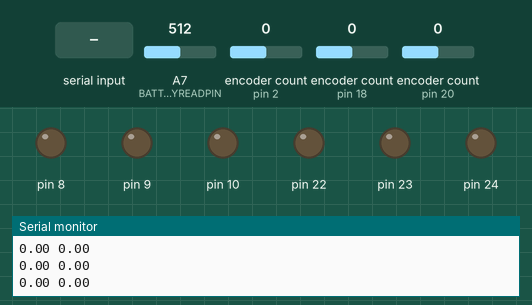
Recording of a sketch running on a simulated Arduino Mega 2560, built with avr-gcc and run on an emulated ATmega2560. Parts: output pins drawn as LEDs (lit = HIGH), the last lines printed to the serial monitor. The inputs (shaded band) are chosen by the test bench; at power-on: A7 (BATTERYREADPIN) = 512, encoder count (sensors on pin 2, pin 18, pin 20) 0.

Above: at 1.2 s.
1.3 s: "spread" received over the second serial link
At 2.4 s:
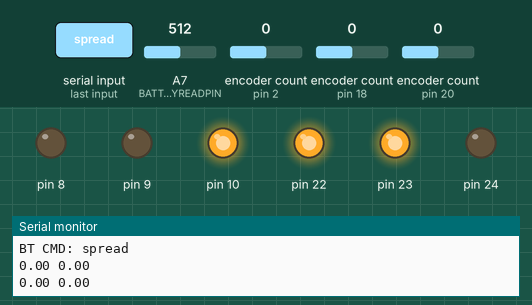
3.2 s: "F90\n" received over the second serial link
At 4.7 s:
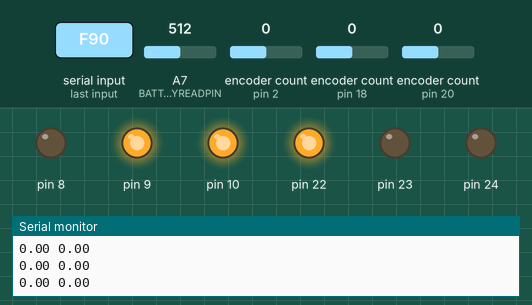
6.7 s: "F,45\n" received over the second serial link
At 8.0 s:
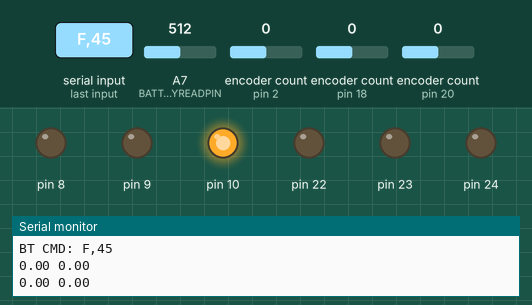
8.3 s: "B90\n" received over the second serial link
At 10.4 s:
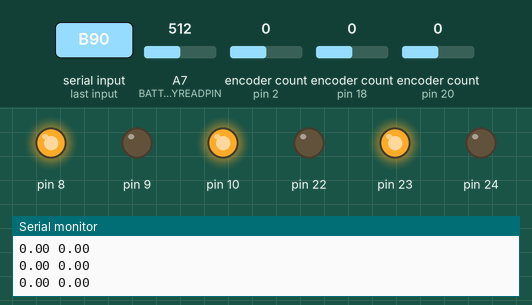
11.8 s: "F" received over the second serial link
At 12.0 s:
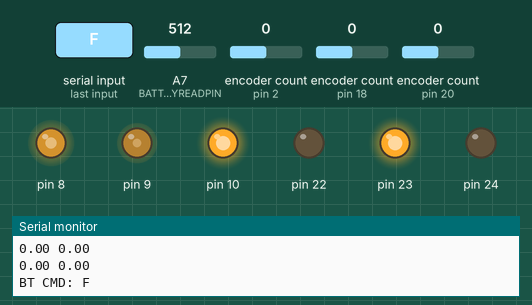
15.3 s: "spread" received over the second serial link
At 15.77 s:
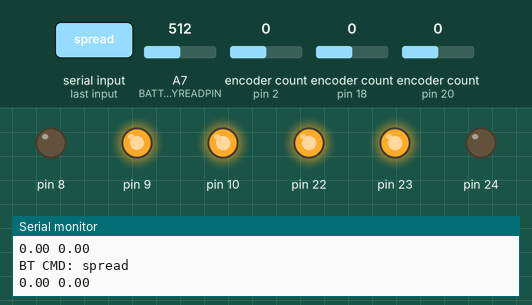
Timing chart, 0 to 18.3 s (numbered marks = the images above; inputs shaded):
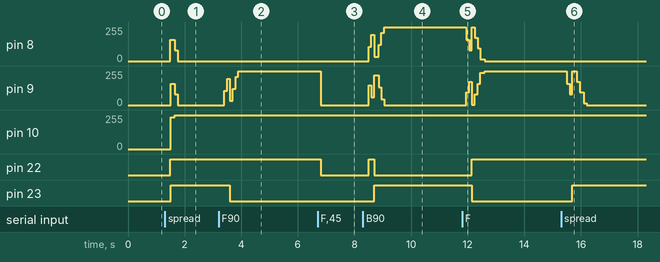

The sketch:

Main_Test_2.ino
```cpp
#include <TimerThree.h>

#include <Thread.h>
#include <ThreadController.h>

#include <Encoder.h>
#include <PID_v1.h>

#include <NewPing.h>

#define BACKWARD 0
#define FORWARD 1

#define BATTERYREADPIN A7

// *******
// Sonar
// *******

class SonarThread : public Thread
{
public:
  float distance;

  SonarThread (int trigPin, int echoPin, int maxDist) : Thread ()
  {
    m_sensor = new NewPing(trigPin, echoPin, maxDist);
    m_maxDist = maxDist;
  }

  void run ()
  {
    distance = 0;
    float tempDist;
    int countedPings = 0;
    for (int i = 0; i < m_repeatCount; i++)
    {
      tempDist = m_sensor->ping();
      if (tempDist == 0 || tempDist > m_maxDist * US_ROUNDTRIP_CM)
      {
        continue;
      }

      distance += tempDist;
      countedPings++;
    }

    if (countedPings > 0)
    {
      distance /= US_ROUNDTRIP_CM * countedPings;
    }

    if (distance > m_maxDist)
    {
      distance = 0;
    }

    runned();
  }

private:
  NewPing* m_sensor;
  int m_maxDist;

  const int m_repeatCount = 3;
};

SonarThread sonar1Thread = SonarThread(30, 30, 20);
SonarThread sonar2Thread = SonarThread(31, 31, 20);

// *******
// Motors
// *******

class MotorThread : public Thread
{
public:

  float encoderRpm;
  float shaftRpm;
  float shaftPos;

  MotorThread (String name, int pwmPin, int directionPin, int encoderAPin, int encoderBPin, int encoderPulsesPerRev, float gearRatio) : Thread()
  {
    m_name = name;

    m_pwmPin = pwmPin;
    m_directionPin = directionPin;

    pinMode(m_pwmPin, OUTPUT);
    pinMode(m_directionPin, OUTPUT);

    m_encoder = new Encoder(encoderAPin, encoderBPin);
    m_encoder2ShaftRatio = 1.0 / (gearRatio * (float)encoderPulsesPerRev);

    m_pid = new PID(&m_inputSpeed, &m_outputPwm, &m_setpointSpeed, 0.2, 10, 0.05, DIRECT);
    m_pid->SetOutputLimits(-255, 255);
    m_pid->SetMode(AUTOMATIC);
  }

  void run()
  {
    long currentEncoderPosition = m_encoder->read();
    long currentTime = micros();

    long encoderPositionDelta = currentEncoderPosition - m_lastEncoderPosition;
    long timeDelta = currentTime - m_lastEncoderReadTime;

    shaftPos = (float)currentEncoderPosition * m_encoder2ShaftRatio;

    encoderRpm = (float)encoderPositionDelta / timeDelta;
    shaftRpm = encoderRpm * 60 * 1000000 * m_encoder2ShaftRatio;

    // do PID

    m_inputSpeed = -shaftRpm;

    if (m_setpointSpeed != 0)
    {
      m_pid->Compute();
      setPwmDuty(m_outputPwm);

      //Serial.println(m_outputPwm);
    }
    else
    {
      m_pid->Compute();
      setPwmDuty(0);
    }

//    if (m_name == "Starboard Motor")
//    {
//      Serial.print(m_inputSpeed);
//      Serial.print(" ");
//      Serial.print(m_setpointSpeed);
//      Serial.print(" ");
//      Serial.println(m_outputPwm);
//    }

    // save for next run

    m_lastEncoderPosition = currentEncoderPosition;
    m_lastEncoderReadTime = currentTime;

    runned();
  }

  void setDesiredSpeed(double speed)
  {
    if (sign(m_setpointSpeed) != sign(speed))
    {
      // go to zero first

    }

    m_setpointSpeed = speed;

//    if (m_setpointSpeed == 0)
//    {
//      m_pid->SetMode(MANUAL);
//    }
//    else
//    {
//      m_pid->SetMode(AUTOMATIC);
//    }
  }

  float getPwm()
  {
    return m_outputPwm;
  }

  float getShaftPos()
  {
    return shaftPos;
  }

  float getEncoderRpm()
  {
    return encoderRpm;
  }

  float getShaftRpm()
  {
    return shaftRpm;
  }

private:
  String m_name;

  int m_pwmPin;
  int m_directionPin;
  Encoder* m_encoder;

  PID* m_pid;
  double m_inputSpeed, m_setpointSpeed;
  double m_outputPwm;

  float m_encoder2ShaftRatio;

  long m_lastEncoderPosition;
  long m_lastEncoderReadTime;

  // speed value between -255 and 255
  void setPwmDuty (double duty)
  {
    int direction;
    if (duty > 0)
    {
      direction = FORWARD;
    }
    else
    {
      direction = BACKWARD;
    }

    duty = abs(duty);

    if (duty > 255)
    {
      duty = 255;
    }

    if (direction == HIGH)
    {
      analogWrite(m_pwmPin, (int)(255 - duty));
    }
    else
    {
      analogWrite(m_pwmPin, (int)duty);
    }

    digitalWrite(m_directionPin, direction);
  }

  int sign (double value)
  {
    if (value > 0)
    {
      return 1;
    }
    if (value < 0)
    {
      return -1;
    }
    return 0;
  }
};

MotorThread starboardMotorThread("Starboard Motor", 8, 22, 2, 3, 44, 64.99); // the one by itself
MotorThread portsideMotorThread("Portside Motor", 9, 23, 18, 19, 44, 64.99);
MotorThread agitatorMotorThread("Agitator Motor", 10, 24, 20, 21, 44, 40);

// *******
// Battery
// *******

//class VoltTime
//{
//public:
//  float voltage;
//  long time;
//
//  VoltTime(float _voltage, long _time)
//  {
//    voltage = _voltage;
//    time = _time;
//  }
//
//};

class BatteryThread : public Thread
{
public:
  float lastVoltage;

  bool isCriticallyLow = false;

  BatteryThread (int readPin) : Thread ()
  {
    m_readPin = readPin;

//    m_voltages = LinkedList<VoltTime>();
  }

  void run ()
  {
    lastVoltage = readBatteryVoltage();

    // low voltage check
    if (lastVoltage < 11.5)
    {
      if (!m_hasSentLowVoltageMessage)
      {
        Serial2.print("Battery critically low at ");
        Serial2.print(lastVoltage);
        Serial2.println("V");

        m_hasSentLowVoltageMessage = true;
      }
    }
    else if (lastVoltage < 11.3)
    {
      // 11.1V should be the lowest limit
      Serial2.print("Battery critically low at ");
      Serial2.print(lastVoltage);
      Serial2.println("V");

      isCriticallyLow = true;
    }
    else
    {
      isCriticallyLow = false;
      m_hasSentLowVoltageMessage = false;
    }

    // add log
//    VoltTime voltTime(lastVoltage, millis());
//    m_voltages.add(voltTime);

    runned();
  }

  float readBatteryVoltage()
  {
    int value = 0;

    int i;
    for (i = 0; i < 3; i++)
      value += analogRead(m_readPin);
    value /= i;

    // compensate for voltage divider
    float multiplier = (float)(4700 + 2200) / 2200;

    return (multiplier * value) * (5.00 / 1023.00);
  }

private:
  int m_readPin;

  bool m_hasSentLowVoltageMessage;

//  LinkedList<VoltTime> m_voltages;
};

BatteryThread batteryThread = BatteryThread(BATTERYREADPIN);

// *******
// Bluetooth
// *******

Thread btCheckThread = Thread();

void checkBT()
{
  if (Serial2.available())
  {
    String message = "";

    char c;
    while (Serial2.available() > 0)
    {
      c = (char)Serial2.read();
      if (c != 92)
      {
        message += c;
      }
      else
      {
        break;
      }
    }

    Serial.print("BT CMD: ");
    Serial.println(message);

    if (message[0] == 'F')
    {
      if (message.length() == 1)
      {
        starboardMotorThread.setDesiredSpeed(80);
        portsideMotorThread.setDesiredSpeed(-80);
      }
      else
      {
        String numStr = message.substring(1, message.length());
        int speed = (int)numStr.toInt();
        starboardMotorThread.setDesiredSpeed(speed);
        portsideMotorThread.setDesiredSpeed(-speed);
      }
    }
    else if (message[0] == 'B')
    {
      if (message.length() == 1)
      {
        starboardMotorThread.setDesiredSpeed(-80);
        portsideMotorThread.setDesiredSpeed(80);
      }
      else
      {
        String numStr = message.substring(1, message.length());
        int speed = (int)numStr.toInt();
        starboardMotorThread.setDesiredSpeed(-speed);
        portsideMotorThread.setDesiredSpeed(speed);
      }
    }
    else if (message == "stop")
    {
      starboardMotorThread.setDesiredSpeed(0);
      portsideMotorThread.setDesiredSpeed(0);
      agitatorMotorThread.setDesiredSpeed(0);
    }
    else if (message == "dispense")
    {
      agitatorMotorThread.setDesiredSpeed(-1000);
    }
    else if (message == "spread")
    {
      starboardMotorThread.setDesiredSpeed(80);
      portsideMotorThread.setDesiredSpeed(80);
      agitatorMotorThread.setDesiredSpeed(-200);
    }
    else if (message == "bat")
    {
      Serial2.print("Battery at ");
      Serial2.print(batteryThread.readBatteryVoltage());
      Serial2.println("V");
    }
    else if (message == "time")
    {
//      Serial2.println(getTimeString());
    }
  }

  if (Serial2.available() > 0)
  {
    // more commands
    checkBT();
  }
}

// *******
// I2C
// *******

//#define SDA_PORT PORTB
//#define SDA_PIN 5
//#define SCL_PORT PORTB
//#define SCL_PIN 6
//#include <SoftWire.h>
//
//SoftWire Wire = SoftWire();
//
//// *******
//// DateTime Chip
//// *******
//
//byte decToBcd(byte val)
//{
//  return( (val/10*16) + (val%10) );
//}
//
//// Convert binary coded decimal to normal decimal numbers
//byte bcdToDec(byte val)
//{
//  return( (val/16*10) + (val%16) );
//}
//
//void SetTime(byte second, byte minute, byte hour, byte dayOfWeek, byte dayOfMonth, byte month, byte year)
//{
//  // sets time and date data to DS3231
//  Wire.beginTransmission(0x68);
//
//  Wire.write(0); // set next input to start at the seconds register
//  Wire.write(decToBcd(second)); // set seconds
//  Wire.write(decToBcd(minute)); // set minutes
//  Wire.write(decToBcd(hour)); // set hours
//  Wire.write(decToBcd(dayOfWeek)); // set day of week (1=Sunday, 7=Saturday)
//  Wire.write(decToBcd(dayOfMonth)); // set date (1 to 31)
//  Wire.write(decToBcd(month)); // set month
//  Wire.write(decToBcd(year)); // set year (0 to 99)
//
//  Wire.endTransmission();
//}
//
//void GetTime(byte *second, byte *minute, byte *hour, byte *dayOfWeek, byte *dayOfMonth, byte *month, byte *year)
//{
//  Wire.beginTransmission(0x68);
//  Wire.write(0); // set DS3231 register pointer to 00h
//  Wire.endTransmission();
//  Wire.requestFrom(0x68, 7);
//
//  // request seven bytes of data from DS3231 starting from register 00h
//  *second = bcdToDec(Wire.read() & 0x7f);
//  *minute = bcdToDec(Wire.read());
//  *hour = bcdToDec(Wire.read() & 0x3f);
//  *dayOfWeek = bcdToDec(Wire.read());
//  *dayOfMonth = bcdToDec(Wire.read());
//  *month = bcdToDec(Wire.read());
//  *year = bcdToDec(Wire.read());
//}
//
//String getTimeString ()
//{
//  byte second, minute, hour, dayOfWeek, dayOfMonth, month, year;
//  // retrieve data from DS3231
//  GetTime(&second, &minute, &hour, &dayOfWeek, &dayOfMonth, &month,
//  &year);
//
//  String timeString = "";
//  timeString += (int)year;
//  timeString += "/";
//  timeString += (int)month;
//  timeString += "/";
//  timeString += (int)dayOfMonth;
//  timeString += " ";
//
//  if (hour<10)
//    timeString += "0";
//  timeString += (int)hour;
//  timeString += ":";
//  if (minute<10)
//    timeString += "0";
//  timeString += (int)minute;
//  timeString += ":";
//  if (second<10)
//    timeString += "0";
//  timeString += (int)second;
//
//  return timeString;
//}

// *******
// Timer
// *******

void timerCallback()
{
  if (starboardMotorThread.shouldRun())
    starboardMotorThread.run();
  if (portsideMotorThread.shouldRun())
    portsideMotorThread.run();
  if (agitatorMotorThread.shouldRun())
    agitatorMotorThread.run();
  if (btCheckThread.shouldRun())
    btCheckThread.run();
  if (batteryThread.shouldRun())
    batteryThread.run();
//  if (sonar1Thread.shouldRun())
//    sonar1Thread.run();
//  if (sonar2Thread.shouldRun())
//    sonar2Thread.run();
}

void setup()
{
  Serial.begin(9600);
  Serial2.begin(115200);

  // battery
  pinMode(BATTERYREADPIN, INPUT);

  // Threads

  sonar1Thread.setInterval(500); // in ms
  sonar2Thread.setInterval(500);

  btCheckThread.setInterval(100);
  btCheckThread.onRun(checkBT);

  batteryThread.setInterval(5000);

  starboardMotorThread.setInterval(100);
  portsideMotorThread.setInterval(100);
  agitatorMotorThread.setInterval(100);

  // Timer

  Timer3.initialize(50000); // every X us
  Timer3.attachInterrupt(timerCallback);
  Timer3.start();

  starboardMotorThread.setDesiredSpeed(0);
  portsideMotorThread.setDesiredSpeed(0);
  agitatorMotorThread.setDesiredSpeed(0);

  // I2C

//  if (!i2c_init())
//    Serial.println("I2C init failed");
}

void loop()
{
  Serial.print(sonar1Thread.distance);
  Serial.print(" ");
  Serial.println(sonar2Thread.distance);

  delay(500);
}
```

Measured:
- after the input at 1.3 s, pin 8, pin 9: 0/255 → 159/255 after 0.20 s, → 79/255 0.15 s later, → 0/255 0.10 s later; pin 10: 0/255 → 240/255 after 0.20 s, → 255/255 0.15 s later; pin 22, pin 23: LOW → HIGH after 0.20 s
- after the input at 3.2 s, pin 9: 0/255 → 108/255 after 0.20 s, → 198/255 0.10 s later, → 33/255 0.10 s later, → 123/255 0.10 s later, … (6 changes in this stretch); pin 23: HIGH → LOW after 0.40 s
- after the input at 6.7 s, pin 9: 255/255 → 0/255 after 0.10 s; pin 22: HIGH → LOW after 0.10 s
- after the input at 8.3 s, pin 8: 0/255 → 108/255 after 0.20 s, → 198/255 0.10 s later, → 33/255 0.10 s later, → 123/255 0.15 s later, … (6 changes in this stretch); pin 9: 0/255 → 147/255 after 0.20 s, → 57/255 0.10 s later, → 222/255 0.10 s later, → 132/255 0.15 s later, … (6 changes in this stretch)
- after the input at 11.8 s, pin 8: 255/255 → 159/255 after 0.15 s, → 79/255 0.10 s later, → 254/255 0.10 s later, → 174/255 0.10 s later, … (7 changes in this stretch); pin 9: 0/255 → 96/255 after 0.15 s, → 176/255 0.10 s later, → 1/255 0.10 s later, → 81/255 0.10 s later, … (7 changes in this stretch)
- after the input at 15.3 s, pin 9: 255/255 → 159/255 after 0.20 s, → 79/255 0.10 s later, → 254/255 0.10 s later, → 174/255 0.15 s later, … (7 changes in this stretch); pin 23: LOW → HIGH after 0.40 s
